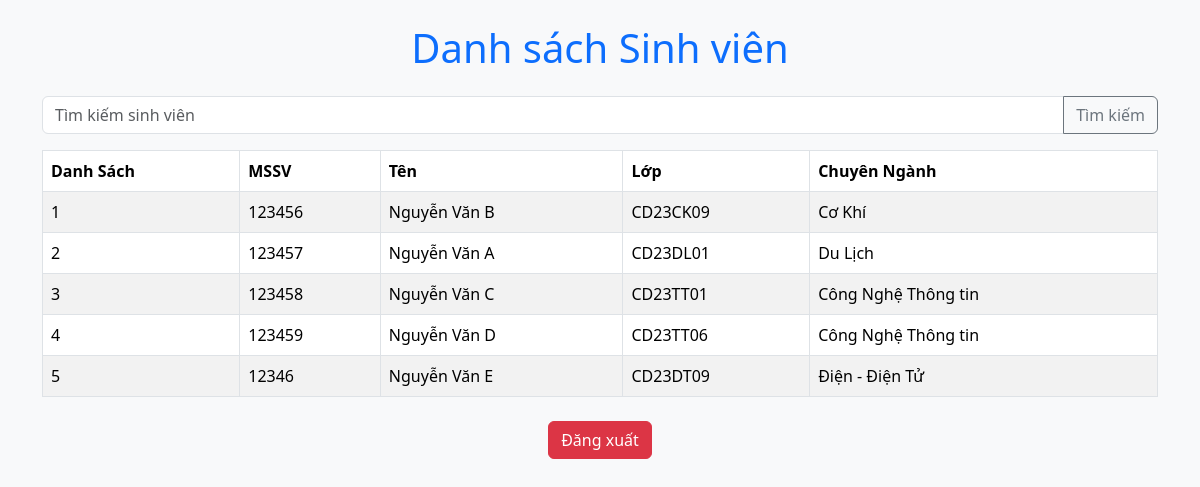
The page /index.php (signed in) on the database its author committed.
### tables this page shows
CREATE TABLE IF NOT EXISTS `students` (
  `id` int NOT NULL AUTO_INCREMENT,
  `mssv` varchar(255) NOT NULL,
  `name` varchar(255) NOT NULL,
  `class` varchar(255) NOT NULL,
  `majors` varchar(255) NOT NULL,
  `status` int NOT NULL DEFAULT '1',
  PRIMARY KEY (`id`)
);

### app/models/Student.php (called while the page is built, shortened)
<?php
class Student extends Database
{
    public function all()
    {
        $sql = parent::$connection->prepare("SELECT * FROM `students` WHERE `status` = 1");
        return parent::select($sql);
    }
}

### app/models/Database.php (called while the page is built, shortened)
<?php
class Database
{
    public function select($sql)
    {
        $sql->execute();
        return $sql->get_result()->fetch_all(MYSQLI_ASSOC);
    }
}

### index.php (the view, shortened to what this page needs)
<?php
require_once 'config/database.php';
$studentModel = new Student();
$students = $studentModel->all();
$search = '';
?>
<!DOCTYPE html>
<html lang="vi">
<head>
    <link href="https://cdn.jsdelivr.net/npm/bootstrap@5.3.3/dist/css/bootstrap.min.css" rel="stylesheet">
</head>
<body class="bg-light">
    <div class="container mt-4">
        <h1 class="text-center text-primary mb-4">Danh sách Sinh viên</h1>
        <form action="index.php" method="get" class="mb-3">
            <div class="input-group">
                <input type="text" name="search" class="form-control" placeholder="Tìm kiếm sinh viên" value="<?php echo $search; ?>">
                <button class="btn btn-outline-secondary" type="submit">Tìm kiếm</button>
            </div>
        </form>
        <table class="table table-striped table-bordered">
            <thead>
                <tr>
                    <th>Danh Sách</th>
                    <th>MSSV</th>
                    <th>Tên</th>
                    <th>Lớp</th>
                    <th>Chuyên Ngành</th>
                </tr>
            </thead>
            <tbody>
                <?php $index = 1; ?>
                <?php foreach ($students as $student): ?>
                <tr>
                    <td><?php echo $index++; ?></td>
                    <td><?php echo $student['mssv']; ?></td>
                    <td><?php echo $student['name']; ?></td>
                    <td><?php echo $student['class']; ?></td>
                    <td><?php echo $student['majors']; ?></td>
                </tr>
                <?php endforeach; ?>
            </tbody>
        </table>
        <div class="text-center mt-4">
            <a href="logout.php" class="btn btn-danger">Đăng xuất</a>
        </div>
    </div>
</body>
</html>

### rows shown on the page
students: mssv "123456", name "Nguyễn Văn B", class "CD23CK09", majors "Cơ Khí"
students: mssv "123457", name "Nguyễn Văn A", class "CD23DL01", majors "Du Lịch"
students: mssv "123458", name "Nguyễn Văn C", class "CD23TT01", majors "Công Nghệ Thông tin"
students: mssv "123459", name "Nguyễn Văn D", class "CD23TT06", majors "Công Nghệ Thông tin"
students: mssv "12346", name "Nguyễn Văn E", class "CD23DT09", majors "Điện - Điện Tử"
